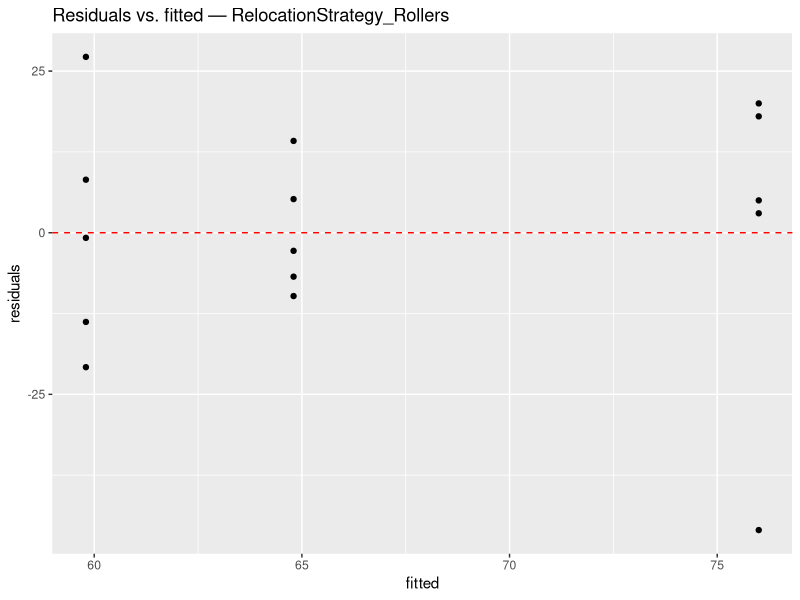
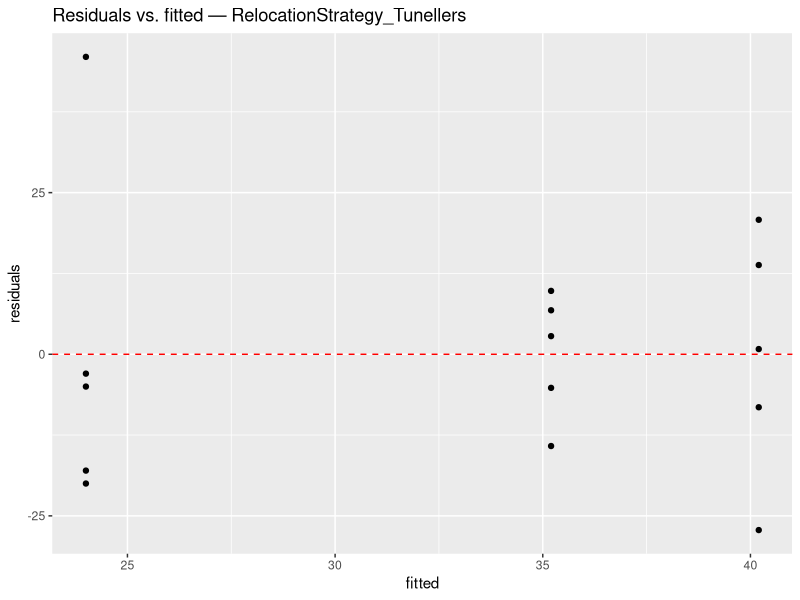
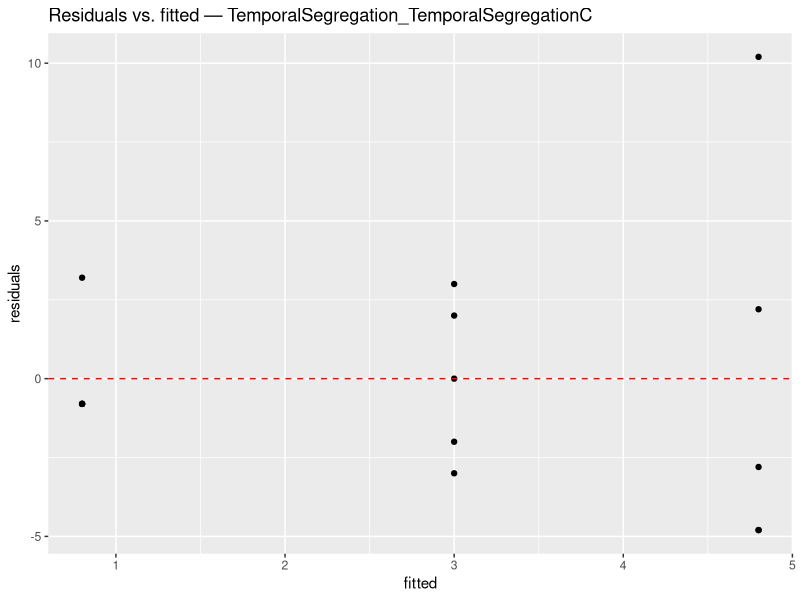
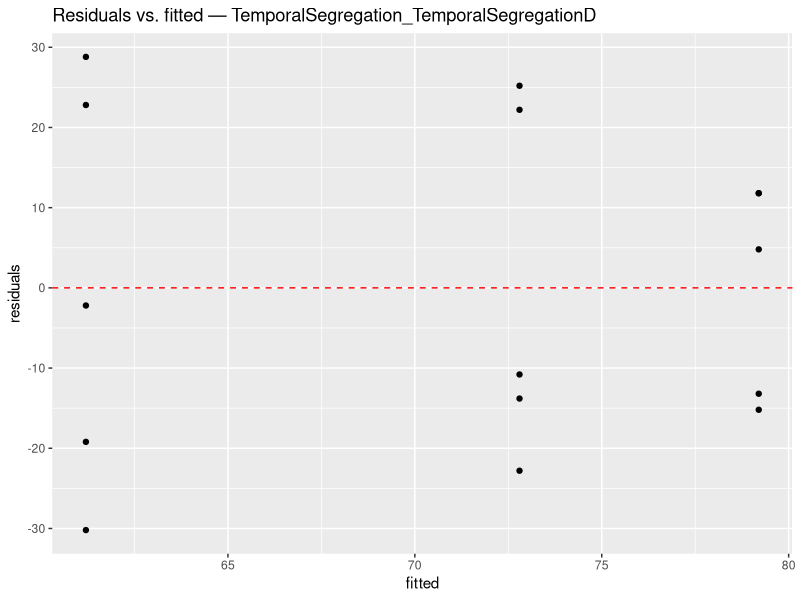
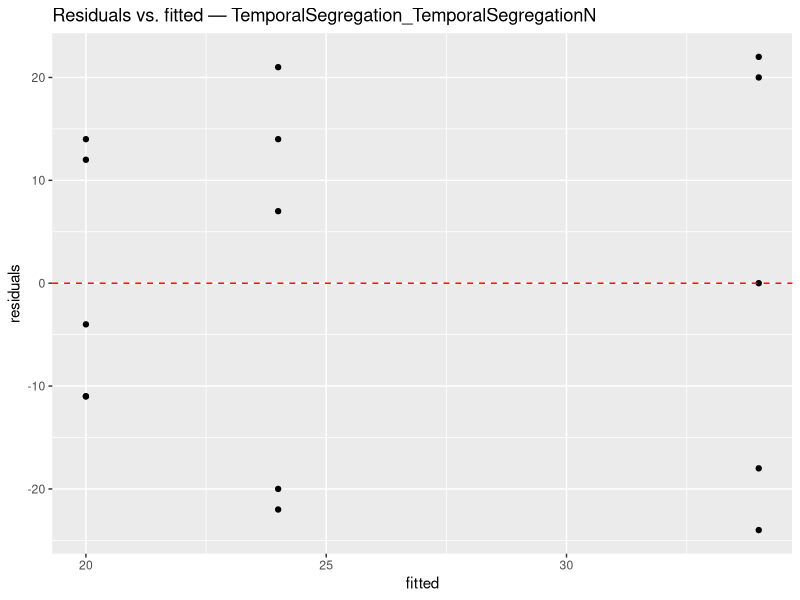
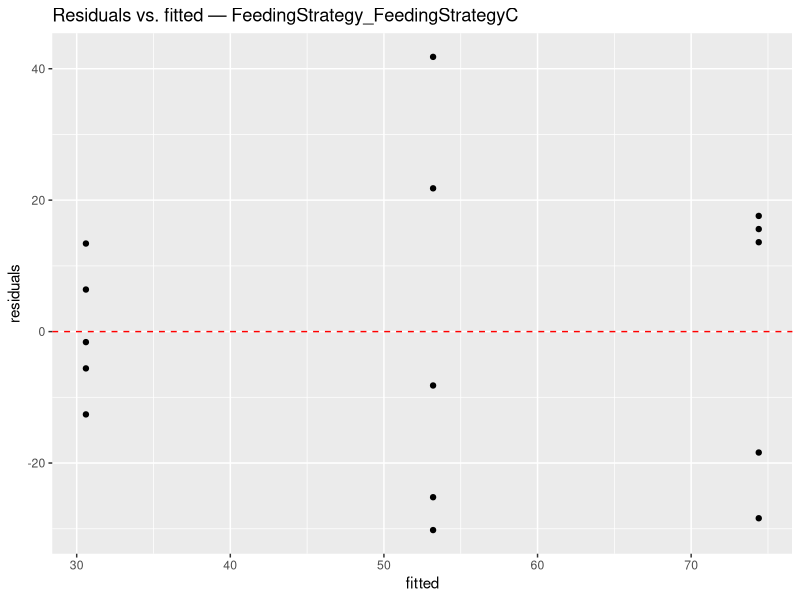
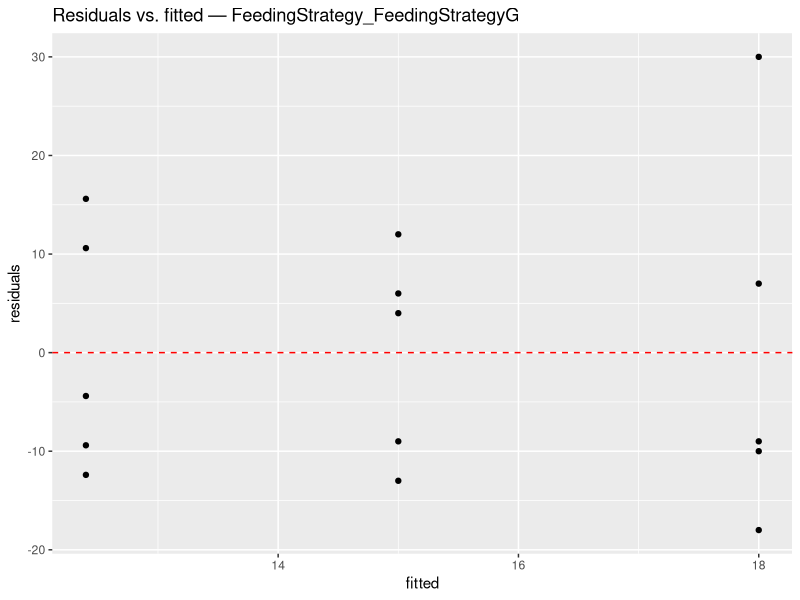
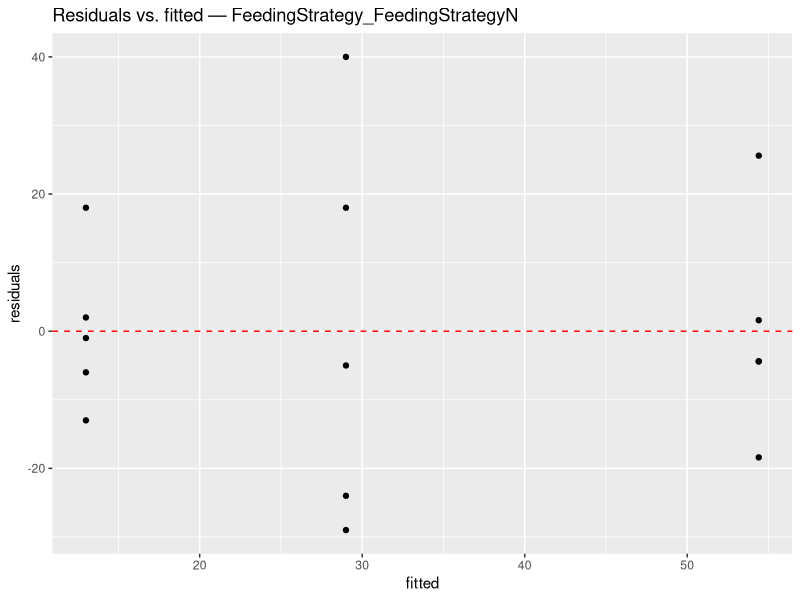

Source code (R) for these figures, in order:
# ==============================================================================
# anovaCWM.R
# Statistical results — Functional Groups (one-way ANOVA)
# Study: Dung beetle functional trait proportions across burning regimes
# ==============================================================================

# ------------------------------------------------------------------------------
# 1. Load required libraries
# ------------------------------------------------------------------------------
library(dplyr)       # Data manipulation
library(tidyr)       # Data reshaping (pivot_longer)
library(car)         # Levene's test (leveneTest)
library(ggplot2)     # Residual diagnostic plots
library(openxlsx)    # Excel workbook export

# ------------------------------------------------------------------------------
# 2. Load and prepare data
# ------------------------------------------------------------------------------
data <- read.csv("CWM/RelAbund.csv", sep = ";")
data2 <- data[, 2:20]  # Trait proportion columns (relative abundance)

# Convert relative proportions to percentages (rounded to integers)
data_transformed <- data2 |>
  mutate(across(everything(), ~ round(. * 100, 0)))

data_transformed$BurningRegime <- data$BurningRegime
trait_names <- names(data_transformed)[1:19]

# ------------------------------------------------------------------------------
# 3. Run ANOVA, Tukey, Shapiro-Wilk, and Levene for each trait
# ------------------------------------------------------------------------------

# Storage lists
ovsDB  <- list()   # ANOVA summaries
tuksDB <- list()   # Tukey HSD results
shapDB <- list()   # Shapiro-Wilk normality tests
LevDB  <- list()   # Levene homoscedasticity tests
modDB  <- list()   # ANOVA model objects

for (i in seq_along(trait_names)) {
  x <- trait_names[i]

  # Reshape to long format for a single trait
  dataST <- data_transformed |>
    pivot_longer(cols = all_of(x),
                 names_to  = "Types",
                 values_to = "Total") |>
    select(BurningRegime, Total)

  # One-way ANOVA
  anova_result <- aov(Total ~ BurningRegime, data = dataST)

  # Collect results
  modDB  <- c(modDB,  list(anova_result))
  ovsDB  <- c(ovsDB,  list(summary(anova_result)))
  tuksDB <- c(tuksDB, list(TukeyHSD(anova_result)))
  shapDB <- c(shapDB, list(shapiro.test(residuals(anova_result))))
  LevDB  <- c(LevDB,  list(leveneTest(Total ~ BurningRegime, data = dataST)))
}

# ------------------------------------------------------------------------------
# 4. Print results and diagnostic plots to console
# ------------------------------------------------------------------------------
for (j in seq_along(trait_names)) {
  cat(rep("=", 70), sep = "")
  cat("\n", trait_names[j], "\n")
  cat(rep("=", 70), sep = "")

  cat("\n\nANOVA:\n")
  print(ovsDB[[j]])

  cat("\nTukey HSD post-hoc test:\n")
  print(tuksDB[[j]])

  cat("\nShapiro-Wilk normality test (residuals):\n")
  print(shapDB[[j]])

  cat("\nLevene homogeneity of variance test:\n")
  print(LevDB[[j]])

  # Residuals vs. fitted plot (optional — comment out if not needed)
  modDB2 <- data.frame(
    fitted     = fitted(modDB[[j]]),
    residuals  = residuals(modDB[[j]])
  )
  print(
    ggplot(modDB2, aes(x = fitted, y = residuals)) +
      geom_point() +
      geom_hline(yintercept = 0, linetype = "dashed", color = "red") +
      ggtitle(paste("Residuals vs. fitted —", trait_names[j]))
  )

  cat("\n\n")
}

# ------------------------------------------------------------------------------
# 5. Export all results to Excel (one sheet per analysis type)
# ------------------------------------------------------------------------------

# Helper: flatten ANOVA summary to a data.frame row
extract_anova_fg <- function(aov_sum, var_name) {
  df <- as.data.frame(aov_sum[[1]])
  df$Variable <- var_name
  df$Term     <- trimws(rownames(df))
  rownames(df) <- NULL
  df[, c("Variable", "Term", setdiff(names(df), c("Variable", "Term")))]
}

# Helper: flatten TukeyHSD to data.frame
extract_tukey_fg <- function(tuk_obj, var_name) {
  df <- as.data.frame(tuk_obj$BurningRegime)
  df$Variable   <- var_name
  df$Comparison <- rownames(df)
  rownames(df)  <- NULL
  df[, c("Variable", "Comparison",
         setdiff(names(df), c("Variable", "Comparison")))]
}

# Helper: Shapiro-Wilk result
extract_shapiro <- function(shap_obj, var_name) {
  data.frame(
    Variable  = var_name,
    Statistic = shap_obj$statistic,
    p_value   = shap_obj$p.value,
    Normal    = ifelse(shap_obj$p.value > 0.05, "Yes", "No"),
    stringsAsFactors = FALSE
  )
}

# Helper: Levene test result
extract_levene <- function(lev_obj, var_name) {
  df <- as.data.frame(lev_obj)
  data.frame(
    Variable    = var_name,
    F_value     = df[1, "F value"],
    df1         = df[1, "Df"],
    df2         = df[2, "Df"],
    p_value     = df[1, "Pr(>F)"],
    Homogeneous = ifelse(df[1, "Pr(>F)"] > 0.05, "Yes", "No"),
    stringsAsFactors = FALSE
  )
}

# Build each sheet
sheet_anova  <- bind_rows(Map(extract_anova_fg, ovsDB,  trait_names))
sheet_tukey  <- bind_rows(Map(extract_tukey_fg, tuksDB, trait_names))
sheet_shapiro <- bind_rows(Map(extract_shapiro,  shapDB, trait_names))
sheet_levene  <- bind_rows(Map(extract_levene,   LevDB,  trait_names))

# Write workbook
wb <- createWorkbook()

addWorksheet(wb, "ANOVA")
writeData(wb, "ANOVA", sheet_anova)

addWorksheet(wb, "Tukey")
writeData(wb, "Tukey", sheet_tukey)

addWorksheet(wb, "Shapiro")
writeData(wb, "Shapiro", sheet_shapiro)

addWorksheet(wb, "Levene")
writeData(wb, "Levene", sheet_levene)

saveWorkbook(wb, "CWM/ResultsFG.xlsx", overwrite = TRUE)
message("Results exported to CWM/ResultsFG.xlsx")
